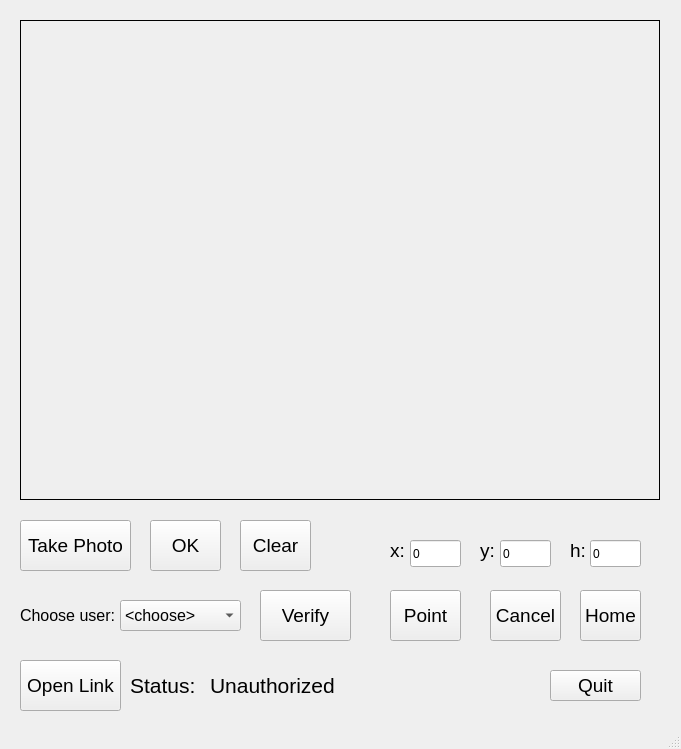
<?xml version="1.0" encoding="UTF-8"?>
<ui version="4.0">
 <class>MainWindow</class>
 <widget class="QMainWindow" name="MainWindow">
  <property name="geometry">
   <rect>
    <x>0</x>
    <y>0</y>
    <width>681</width>
    <height>749</height>
   </rect>
  </property>
  <property name="windowTitle">
   <string>AGV</string>
  </property>
  <widget class="QWidget" name="centralwidget">
   <widget class="QLabel" name="viewer">
    <property name="geometry">
     <rect>
      <x>20</x>
      <y>20</y>
      <width>640</width>
      <height>480</height>
     </rect>
    </property>
    <property name="frameShape">
     <enum>QFrame::Box</enum>
    </property>
    <property name="text">
     <string/>
    </property>
    <property name="scaledContents">
     <bool>false</bool>
    </property>
    <property name="alignment">
     <set>Qt::AlignCenter</set>
    </property>
   </widget>
   <widget class="QPushButton" name="btn_verify">
    <property name="geometry">
     <rect>
      <x>260</x>
      <y>590</y>
      <width>91</width>
      <height>51</height>
     </rect>
    </property>
    <property name="font">
     <font>
      <pointsize>14</pointsize>
     </font>
    </property>
    <property name="text">
     <string>Verify</string>
    </property>
   </widget>
   <widget class="QPushButton" name="btn_takePhoto">
    <property name="geometry">
     <rect>
      <x>20</x>
      <y>520</y>
      <width>111</width>
      <height>51</height>
     </rect>
    </property>
    <property name="font">
     <font>
      <pointsize>14</pointsize>
     </font>
    </property>
    <property name="text">
     <string>Take Photo</string>
    </property>
   </widget>
   <widget class="QPushButton" name="btn_openLink">
    <property name="geometry">
     <rect>
      <x>20</x>
      <y>660</y>
      <width>101</width>
      <height>51</height>
     </rect>
    </property>
    <property name="font">
     <font>
      <pointsize>14</pointsize>
     </font>
    </property>
    <property name="text">
     <string>Open Link</string>
    </property>
   </widget>
   <widget class="QPushButton" name="btn_clear">
    <property name="geometry">
     <rect>
      <x>240</x>
      <y>520</y>
      <width>71</width>
      <height>51</height>
     </rect>
    </property>
    <property name="font">
     <font>
      <pointsize>14</pointsize>
     </font>
    </property>
    <property name="text">
     <string>Clear</string>
    </property>
   </widget>
   <widget class="QPushButton" name="btn_ok">
    <property name="geometry">
     <rect>
      <x>150</x>
      <y>520</y>
      <width>71</width>
      <height>51</height>
     </rect>
    </property>
    <property name="font">
     <font>
      <pointsize>14</pointsize>
     </font>
    </property>
    <property name="text">
     <string>OK</string>
    </property>
   </widget>
   <widget class="QPushButton" name="btn_quit">
    <property name="geometry">
     <rect>
      <x>550</x>
      <y>670</y>
      <width>91</width>
      <height>31</height>
     </rect>
    </property>
    <property name="font">
     <font>
      <pointsize>14</pointsize>
     </font>
    </property>
    <property name="text">
     <string>Quit</string>
    </property>
   </widget>
   <widget class="QComboBox" name="comboBox">
    <property name="geometry">
     <rect>
      <x>120</x>
      <y>600</y>
      <width>121</width>
      <height>31</height>
     </rect>
    </property>
    <property name="font">
     <font>
      <pointsize>12</pointsize>
      <weight>50</weight>
      <italic>false</italic>
      <bold>false</bold>
     </font>
    </property>
    <item>
     <property name="text">
      <string>&lt;choose&gt;</string>
     </property>
    </item>
    <item>
     <property name="text">
      <string>Robin_Lin</string>
     </property>
    </item>
    <item>
     <property name="text">
      <string>Max_Huang</string>
     </property>
    </item>
    <item>
     <property name="text">
      <string>Daniel_Lin</string>
     </property>
    </item>
   </widget>
   <widget class="QLabel" name="label">
    <property name="geometry">
     <rect>
      <x>20</x>
      <y>590</y>
      <width>141</width>
      <height>51</height>
     </rect>
    </property>
    <property name="font">
     <font>
      <pointsize>12</pointsize>
      <weight>50</weight>
      <italic>false</italic>
      <bold>false</bold>
     </font>
    </property>
    <property name="text">
     <string>Choose user: </string>
    </property>
   </widget>
   <widget class="QLabel" name="label_2">
    <property name="geometry">
     <rect>
      <x>130</x>
      <y>660</y>
      <width>81</width>
      <height>51</height>
     </rect>
    </property>
    <property name="font">
     <font>
      <pointsize>16</pointsize>
     </font>
    </property>
    <property name="text">
     <string>Status:</string>
    </property>
   </widget>
   <widget class="QLabel" name="label_status">
    <property name="geometry">
     <rect>
      <x>210</x>
      <y>660</y>
      <width>161</width>
      <height>51</height>
     </rect>
    </property>
    <property name="font">
     <font>
      <pointsize>16</pointsize>
     </font>
    </property>
    <property name="text">
     <string>Unauthorized</string>
    </property>
   </widget>
   <widget class="QPushButton" name="btn_home">
    <property name="geometry">
     <rect>
      <x>580</x>
      <y>590</y>
      <width>61</width>
      <height>51</height>
     </rect>
    </property>
    <property name="font">
     <font>
      <pointsize>14</pointsize>
     </font>
    </property>
    <property name="text">
     <string>Home</string>
    </property>
   </widget>
   <widget class="QPushButton" name="btn_point">
    <property name="geometry">
     <rect>
      <x>390</x>
      <y>590</y>
      <width>71</width>
      <height>51</height>
     </rect>
    </property>
    <property name="font">
     <font>
      <pointsize>14</pointsize>
     </font>
    </property>
    <property name="text">
     <string>Point</string>
    </property>
   </widget>
   <widget class="QLineEdit" name="pos_x">
    <property name="geometry">
     <rect>
      <x>410</x>
      <y>540</y>
      <width>51</width>
      <height>27</height>
     </rect>
    </property>
    <property name="text">
     <string>0</string>
    </property>
   </widget>
   <widget class="QLineEdit" name="pos_y">
    <property name="geometry">
     <rect>
      <x>500</x>
      <y>540</y>
      <width>51</width>
      <height>27</height>
     </rect>
    </property>
    <property name="text">
     <string>0</string>
    </property>
   </widget>
   <widget class="QLineEdit" name="pos_h">
    <property name="geometry">
     <rect>
      <x>590</x>
      <y>540</y>
      <width>51</width>
      <height>27</height>
     </rect>
    </property>
    <property name="text">
     <string>0</string>
    </property>
   </widget>
   <widget class="QLabel" name="label_x">
    <property name="geometry">
     <rect>
      <x>390</x>
      <y>530</y>
      <width>21</width>
      <height>41</height>
     </rect>
    </property>
    <property name="font">
     <font>
      <pointsize>14</pointsize>
     </font>
    </property>
    <property name="text">
     <string>x:</string>
    </property>
   </widget>
   <widget class="QLabel" name="label_y">
    <property name="geometry">
     <rect>
      <x>480</x>
      <y>530</y>
      <width>21</width>
      <height>41</height>
     </rect>
    </property>
    <property name="font">
     <font>
      <pointsize>14</pointsize>
     </font>
    </property>
    <property name="text">
     <string>y:</string>
    </property>
   </widget>
   <widget class="QLabel" name="label_h">
    <property name="geometry">
     <rect>
      <x>570</x>
      <y>530</y>
      <width>21</width>
      <height>41</height>
     </rect>
    </property>
    <property name="font">
     <font>
      <pointsize>14</pointsize>
     </font>
    </property>
    <property name="text">
     <string>h:</string>
    </property>
   </widget>
   <widget class="QPushButton" name="btn_cancel">
    <property name="geometry">
     <rect>
      <x>490</x>
      <y>590</y>
      <width>71</width>
      <height>51</height>
     </rect>
    </property>
    <property name="font">
     <font>
      <pointsize>14</pointsize>
     </font>
    </property>
    <property name="text">
     <string>Cancel</string>
    </property>
   </widget>
  </widget>
  <widget class="QStatusBar" name="statusbar"/>
 </widget>
 <resources/>
 <connections/>
</ui>
